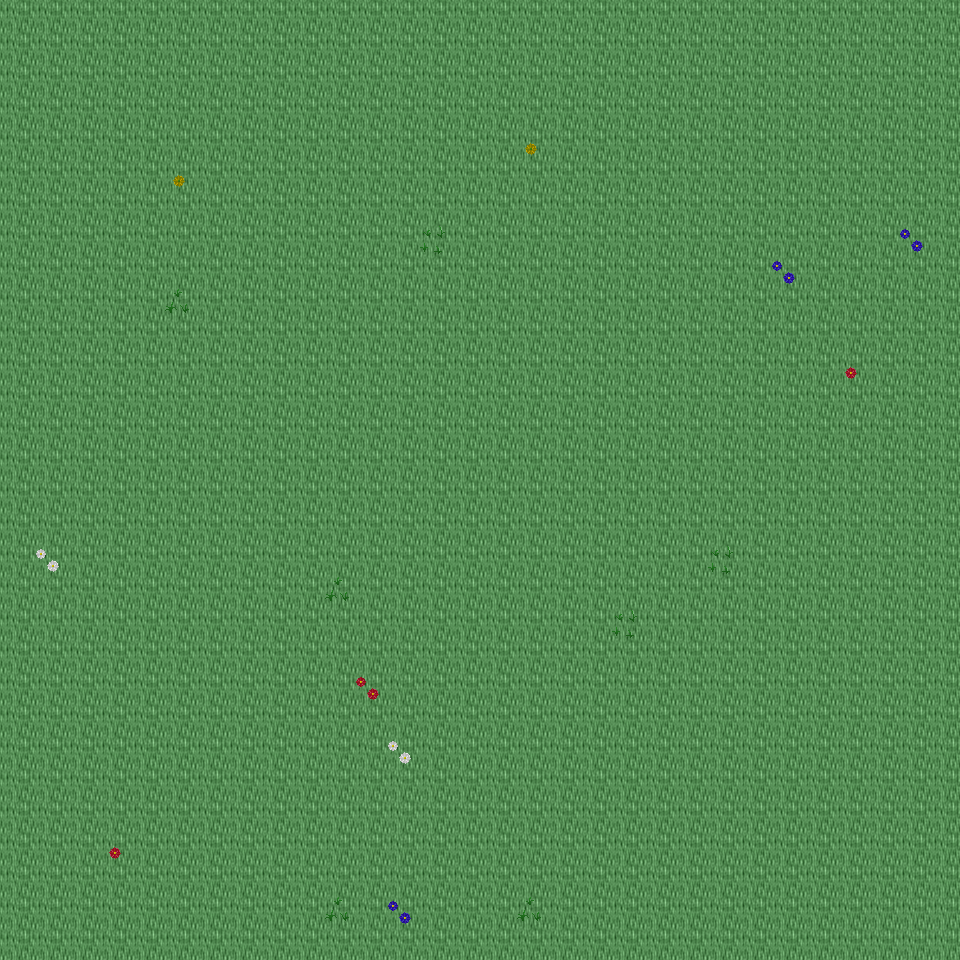

The image is a tile-based game level rendered from a .tmx file. Its description and source (layers, tilesets, objects; grid data summarised) follow:
An orthogonal 30x30 tile map with 32x32 px tiles, 6 tile layers (Ground, Object, Object2, Above, ...), 28 tilesets and 3 objects (3x mapExit).

<map version="1.0" orientation="orthogonal" renderorder="right-down" width="30" height="30" tilewidth="32" tileheight="32" nextobjectid="4">
  <tileset firstgid="1" name="tileset_ground_ground" tilewidth="32" tileheight="32" tilecount="33" columns="3">
    <image source="../drawable/tileset_ground_ground.png" width="96" height="352" />
  </tileset>
  <tileset firstgid="34" name="tileset_ground_water_pool" tilewidth="32" tileheight="32" tilecount="72" columns="3">
    <image source="../drawable/tileset_ground_water_pool.png" width="96" height="768" />
  </tileset>
  <tileset firstgid="106" name="tileset_plant_flower_daisy_red" tilewidth="32" tileheight="32" tilecount="8" columns="2">
    <image source="../drawable/tileset_plant_flower_daisy_red.png" width="64" height="128" />
  </tileset>
  <tileset firstgid="114" name="tileset_plant_flower_daisy_white" tilewidth="32" tileheight="32" tilecount="8" columns="2">
    <image source="../drawable/tileset_plant_flower_daisy_white.png" width="64" height="128" />
  </tileset>
  <tileset firstgid="122" name="tileset_plant_flower_daisy_yellow" tilewidth="32" tileheight="32" tilecount="8" columns="2">
    <image source="../drawable/tileset_plant_flower_daisy_yellow.png" width="64" height="128" />
  </tileset>
  <tileset firstgid="130" name="tileset_plant_flower_daisy_blue" tilewidth="32" tileheight="32" tilecount="8" columns="2">
    <image source="../drawable/tileset_plant_flower_daisy_blue.png" width="64" height="128" />
  </tileset>
  <tileset firstgid="138" name="tileset_plant_grasses" tilewidth="32" tileheight="32" tilecount="6" columns="3">
    <image source="../drawable/tileset_plant_grasses.png" width="96" height="64" />
  </tileset>
  <tileset firstgid="144" name="tileset_plant_tree_tree_darkgreen" tilewidth="32" tileheight="32" tilecount="88" columns="8">
    <image source="../drawable/tileset_plant_tree_tree_darkgreen.png" width="256" height="352" />
  </tileset>
  <tileset firstgid="232" name="tileset_ground_grass_edges" tilewidth="32" tileheight="32" tilecount="36" columns="12">
    <image source="../drawable/tileset_ground_grass_edges.png" width="384" height="96" />
  </tileset>
  <tileset firstgid="268" name="tileset_ground_grass_corners" tilewidth="32" tileheight="32" tilecount="24" columns="6">
    <image source="../drawable/tileset_ground_grass_corners.png" width="192" height="128" />
  </tileset>
  <tileset firstgid="292" name="tileset_furniture_table_long_side_on_pale" tilewidth="32" tileheight="32" tilecount="3" columns="3">
    <image source="../drawable/tileset_furniture_table_long_side_on_pale.png" width="96" height="32" />
  </tileset>
  <tileset firstgid="295" name="tileset_plant_stump_stump_brown" tilewidth="32" tileheight="32" tilecount="4" columns="2">
    <image source="../drawable/tileset_plant_stump_stump_brown.png" width="64" height="64" />
  </tileset>
  <tileset firstgid="299" name="tileset_item_sign_large" tilewidth="32" tileheight="32" tilecount="15" columns="5">
    <image source="../drawable/tileset_item_sign_large.png" width="160" height="96" />
  </tileset>
  <tileset firstgid="314" name="tileset_plant_stump_small_stump" tilewidth="32" tileheight="32" tilecount="4" columns="2">
    <image source="../drawable/tileset_plant_stump_small_stump.png" width="64" height="64" />
  </tileset>
  <tileset firstgid="318" name="tileset_building_wall_bricked_edges" tilewidth="32" tileheight="32" tilecount="25" columns="5">
    <image source="../drawable/tileset_building_wall_bricked_edges.png" width="160" height="160" />
  </tileset>
  <tileset firstgid="343" name="tileset_logic_creature_orc" tilewidth="32" tileheight="32" tilecount="6" columns="6">
    <image source="../drawable/tileset_logic_creature_orc.png" width="192" height="32" />
  </tileset>
  <tileset firstgid="349" name="tileset_logic_creature_animal" tilewidth="32" tileheight="32" tilecount="32" columns="8">
    <image source="../drawable/tileset_logic_creature_animal.png" width="256" height="128" />
  </tileset>
  <tileset firstgid="381" name="tileset_logic_item_resources" tilewidth="32" tileheight="32" tilecount="6" columns="6">
    <image source="../drawable/tileset_logic_item_resources.png" width="192" height="32" />
  </tileset>
  <tileset firstgid="387" name="tileset_logic_creature_golem" tilewidth="32" tileheight="32" tilecount="4" columns="4">
    <image source="../drawable/tileset_logic_creature_golem.png" width="128" height="32" />
  </tileset>
  <tileset firstgid="391" name="tileset_logic_collision" tilewidth="32" tileheight="32" tilecount="1" columns="1">
    <image source="../drawable/tileset_logic_collision.png" width="32" height="32" />
  </tileset>
  <tileset firstgid="392" name="tileset_object_boat" tilewidth="32" tileheight="32" tilecount="42" columns="6">
    <image source="../drawable/tileset_object_boat.png" width="192" height="224" />
  </tileset>
  <tileset firstgid="434" name="tileset_furniture_table_long_front_on_pale" tilewidth="32" tileheight="32" tilecount="3" columns="1">
    <image source="../drawable/tileset_furniture_table_long_front_on_pale.png" width="32" height="96" />
  </tileset>
  <tileset firstgid="437" name="tileset_ground_green_paving" tilewidth="32" tileheight="32" tilecount="18" columns="3">
    <image source="../drawable/tileset_ground_green_paving.png" width="96" height="192" />
  </tileset>
  <tileset firstgid="455" name="tileset_logic_protection" tilewidth="32" tileheight="32" tilecount="2" columns="2">
    <image source="../drawable/tileset_logic_protection.png" width="64" height="32" />
  </tileset>
  <tileset firstgid="457" name="tileset_furniture_bed_double_peach" tilewidth="32" tileheight="32" tilecount="8" columns="2">
    <image source="../drawable/tileset_furniture_bed_double_peach.png" width="64" height="128" />
  </tileset>
  <tileset firstgid="465" name="tileset_furniture_bed_double_red" tilewidth="32" tileheight="32" tilecount="8" columns="2">
    <image source="../drawable/tileset_furniture_bed_double_red.png" width="64" height="128" />
  </tileset>
  <tileset firstgid="473" name="tileset_logic_creature_undead_skeleton" tilewidth="32" tileheight="32" tilecount="6" columns="6">
    <image source="../drawable/tileset_logic_creature_undead_skeleton.png" width="192" height="32" />
  </tileset>
  <tileset firstgid="479" name="tileset_logic_creature_undead_specter" tilewidth="32" tileheight="32" tilecount="6" columns="6">
    <image source="../drawable/tileset_logic_creature_undead_specter.png" width="192" height="32" />
  </tileset>
  <layer name="Ground" width="30" height="30">
    <data>[900 cells, 900 non-empty, 1 distinct tile ids]</data>
  </layer>
  <layer name="Object" width="30" height="30">
    <data>[900 cells, 17 non-empty, 7 distinct tile ids]</data>
  </layer>
  <layer name="Object2" width="30" height="30">
    <data>[900 cells, 0 non-empty, 0 distinct tile ids]</data>
  </layer>
  <layer name="Above" width="30" height="30">
    <data>[900 cells, 0 non-empty, 0 distinct tile ids]</data>
  </layer>
  <layer name="Above2" width="30" height="30">
    <data>[900 cells, 0 non-empty, 0 distinct tile ids]</data>
  </layer>
  <layer name="Walkable" width="30" height="30">
    <data>[900 cells, 0 non-empty, 0 distinct tile ids]</data>
  </layer>
  <objectgroup name="MapEvents">
    <object id="1" name="south" type="mapExit" x="0" y="928" width="960" height="32">
      <properties>
        <property name="map" value="level_0_x206_y77" />
        <property name="x" value="0" />
        <property name="y" value="1" />
      </properties>
    </object>
    <object id="2" name="west" type="mapExit" x="0" y="0" width="32" height="960">
      <properties>
        <property name="map" value="level_0_x205_y76" />
        <property name="x" value="28" />
        <property name="y" value="0" />
      </properties>
    </object>
    </objectgroup>
</map>
<!-- 1 of 3 objects omitted -->
